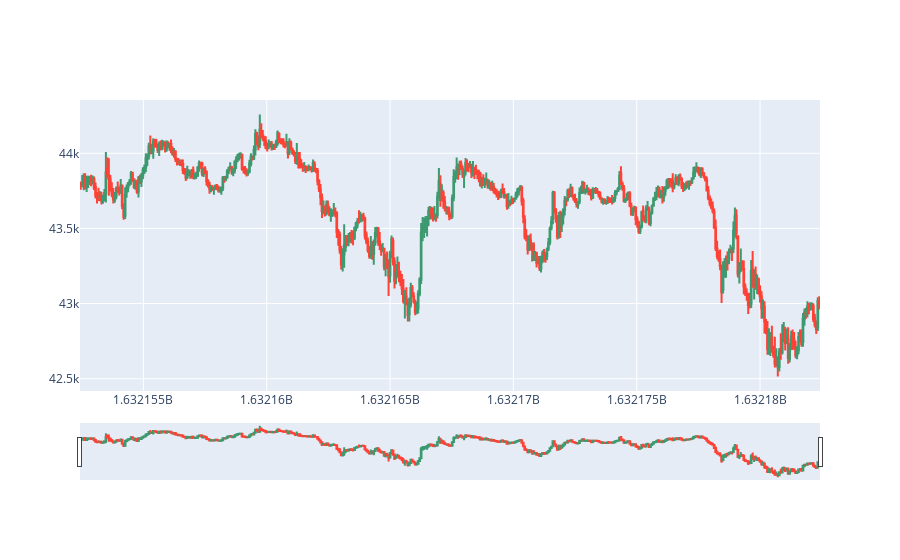

Source (notebook cell):
### Code cell
fig = go.Figure(data=[go.Candlestick(x=btc_range.index, 
                                     open=btc_range['Open'], 
                                     high=btc_range['High'], 
                                     low=btc_range['Low'], 
                                     close=btc_range['Close'])])
print('Use the slider to Adjust and Zoom')
fig.show()

### Figure 1 — Plotly figure (JSON) as saved in the notebook; plotly's stock layout.template omitted (floating-point values rounded to 4 significant figures; data arrays with more than 128 entries replaced by an {"elided": "..."} marker saying what was removed)
{"data": [{"close": {"elided": "500 float values"}, "high": {"elided": "500 float values"}, "low": {"elided": "500 float values"}, "open": {"elided": "500 float values"}, "type": "candlestick", "x": {"elided": "500 int values"}}], "layout": {}}
